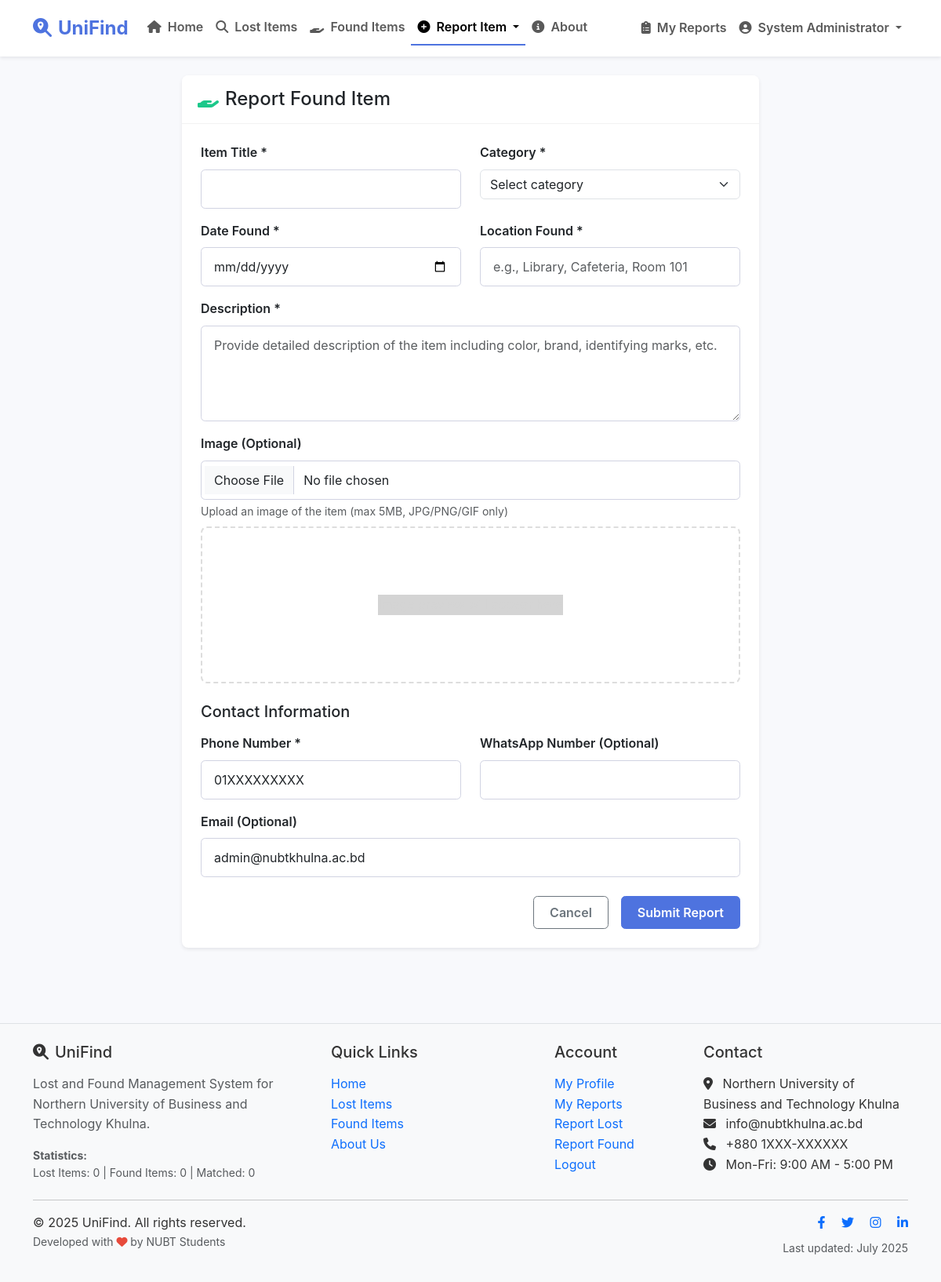
The page /report_found.php (signed in) on the database its author committed.
### tables this page shows
CREATE TABLE IF NOT EXISTS `users` (
  `id` int(11) NOT NULL AUTO_INCREMENT,
  `username` varchar(50) NOT NULL,
  `full_name` varchar(100) NOT NULL,
  `email` varchar(100) NOT NULL,
  `phone` varchar(20) NOT NULL,
  `department` int(11) NOT NULL,
  `password` varchar(255) NOT NULL,
  `role` enum('user','admin') NOT NULL DEFAULT 'user',
  `created_at` datetime NOT NULL DEFAULT CURRENT_TIMESTAMP,
  `updated_at` datetime DEFAULT NULL ON UPDATE CURRENT_TIMESTAMP,
  PRIMARY KEY (`id`),
  UNIQUE KEY `username` (`username`),
  UNIQUE KEY `email` (`email`)
);

### includes/auth.php (called while the page is built, shortened)
<?php
require_once 'db.php';
function isLoggedIn() {
    return isset($_SESSION['logged_in']) && $_SESSION['logged_in'] === true;
}
function getCurrentUser() {
    global $conn;
    $userId = $_SESSION['user_id'];
    $stmt = $conn->prepare("SELECT u.*, d.name as department_name
                           FROM users u
                           LEFT JOIN departments d ON u.department = d.id
                           WHERE u.id = ? LIMIT 1");
    $stmt->bind_param("i", $userId);
    $stmt->execute();
    $result = $stmt->get_result();
    return $result->fetch_assoc();
}
?>

### report_found.php (the view, shortened to what this page needs)
<?php
require_once 'includes/auth.php';
$user = getCurrentUser();
include 'includes/header.php';
?>
<div class="row">
    <div class="col-md-8 mx-auto">
        <div class="card shadow-sm">
            <div class="card-header bg-white py-3">
                <h4 class="card-title mb-0">
                    <i class="fas fa-hand-holding text-success me-2"></i>Report Found Item
                </h4>
            </div>
            <div class="card-body p-4">
                <form method="post" action="" enctype="multipart/form-data" class="needs-validation" novalidate>
                    <div class="row">
                        <div class="col-md-6 mb-3">
                            <label for="title" class="form-label">Item Title *</label>
                            <input type="text" class="form-control" id="title" name="title" required>
                        </div>
                        <div class="col-md-6 mb-3">
                            <label for="category_id" class="form-label">Category *</label>
                            <select class="form-select" id="category_id" name="category_id" required>
                                <option value="" selected disabled>Select category</option>
                            </select>
                        </div>
                    </div>
                    <div class="row">
                        <div class="col-md-6 mb-3">
                            <label for="date_found" class="form-label">Date Found *</label>
                            <input type="date" class="form-control date-picker" id="date_found" name="date_found" max="<?php echo date('Y-m-d'); ?>" required>
                        </div>
                        <div class="col-md-6 mb-3">
                            <label for="location" class="form-label">Location Found *</label>
                            <input type="text" class="form-control" id="location" name="location" placeholder="e.g., Library, Cafeteria, Room 101" required>
                        </div>
                    </div>
                    <div class="mb-3">
                        <label for="description" class="form-label">Description *</label>
                        <textarea class="form-control" id="description" name="description" rows="4" placeholder="Provide detailed description of the item including color, brand, identifying marks, etc." required></textarea>
                    </div>
                    <div class="mb-3">
                        <label for="image" class="form-label">Image (Optional)</label>
                        <input type="file" class="form-control custom-file-input" id="image" name="image" accept="image/*">
                        <div class="form-text">Upload an image of the item (max 5MB, JPG/PNG/GIF only)</div>
                        <div class="image-preview mt-2">
                            <div class="placeholder">Image preview will appear here</div>
                        </div>
                    </div>
                    <h5 class="mt-4 mb-3">Contact Information</h5>
                    <div class="row">
                        <div class="col-md-6 mb-3">
                            <label for="phone" class="form-label">Phone Number *</label>
                            <input type="tel" class="form-control" id="phone" name="phone" value="<?php echo htmlspecialchars($user['phone']); ?>" required>
                        </div>
                        <div class="col-md-6 mb-3">
                            <label for="whatsapp" class="form-label">WhatsApp Number (Optional)</label>
                            <input type="tel" class="form-control" id="whatsapp" name="whatsapp">
                        </div>
                    </div>
                    <div class="mb-4">
                        <label for="email" class="form-label">Email (Optional)</label>
                        <input type="email" class="form-control" id="email" name="email" value="<?php echo htmlspecialchars($user['email']); ?>">
                    </div>
                    <div class="d-grid gap-2 d-md-flex justify-content-md-end">
                        <a href="index.php" class="btn btn-outline-secondary me-md-2">Cancel</a>
                        <button type="submit" class="btn btn-primary">Submit Report</button>
                    </div>
                </form>
            </div>
        </div>
    </div>
</div>
<?php include 'includes/footer.php'; ?>

### includes/header.php (shortened to what this page needs)
<?php
require_once 'includes/db.php';
require_once 'includes/auth.php';
$current_page = basename($_SERVER['PHP_SELF']);
$current_user = null;
if (isLoggedIn()) {
    $current_user = getCurrentUser();
}
?>
<!DOCTYPE html>
<html lang="en">
<head>
    <link href="https://cdn.jsdelivr.net/npm/bootstrap@5.3.0/dist/css/bootstrap.min.css" rel="stylesheet">
    <link rel="stylesheet" href="https://cdnjs.cloudflare.com/ajax/libs/font-awesome/6.4.0/css/all.min.css">
    <link rel="stylesheet" href="assets/css/style.css">
</head>
<body>
    <nav class="navbar navbar-expand-lg navbar-light bg-white shadow-sm sticky-top">
        <div class="container">
            <a class="navbar-brand fw-bold text-primary" href="index.php">
                <i class="fas fa-search-location me-2"></i>UniFind
            </a>
            <div class="collapse navbar-collapse" id="navbarNav">
                <ul class="navbar-nav me-auto">
                    <li class="nav-item">
                        <a class="nav-link <?php echo $current_page == 'index.php' ? 'active' : ''; ?>" href="index.php">
                            <i class="fas fa-home me-1"></i> Home
                        </a>
                    </li>
                    <li class="nav-item">
                        <a class="nav-link <?php echo $current_page == 'search.php?type=lost' ? 'active' : ''; ?>" href="search.php?type=lost">
                            <i class="fas fa-search me-1"></i> Lost Items
                        </a>
                    </li>
                    <li class="nav-item">
                        <a class="nav-link <?php echo $current_page == 'search.php?type=found' ? 'active' : ''; ?>" href="search.php?type=found">
                            <i class="fas fa-hand-holding me-1"></i> Found Items
                        </a>
                    </li>
                    <?php if (isLoggedIn()): ?>
                        <li class="nav-item dropdown">
                            <a class="nav-link dropdown-toggle <?php echo ($current_page == 'report_lost.php' || $current_page == 'report_found.php') ? 'active' : ''; ?>" href="#" id="reportDropdown" role="button" data-bs-toggle="dropdown" aria-expanded="false">
                                <i class="fas fa-plus-circle me-1"></i> Report Item
                            </a>
                        </li>
                    <?php endif; ?>
                    <li class="nav-item">
                        <a class="nav-link <?php echo $current_page == 'about.php' ? 'active' : ''; ?>" href="about.php">
                            <i class="fas fa-info-circle me-1"></i> About
                        </a>
                    </li>
                </ul>
                <ul class="navbar-nav ms-auto">
                    <?php if (isLoggedIn()): ?>
                        <li class="nav-item">
                            <a class="nav-link <?php echo $current_page == 'my_reports.php' ? 'active' : ''; ?>" href="my_reports.php">
                                <i class="fas fa-clipboard-list me-1"></i> My Reports
                            </a>
                        </li>
                        <li class="nav-item dropdown">
                            <a class="nav-link dropdown-toggle" href="#" id="userDropdown" role="button" data-bs-toggle="dropdown" aria-expanded="false">
                                <i class="fas fa-user-circle me-1"></i>
                                <?php echo htmlspecialchars($current_user['full_name']); ?>
                            </a>
                        </li>
                    <?php endif; ?>
                </ul>
            </div>
        </div>
    </nav>
    <main class="container py-4">

### assets/css/style.css (style rules this page uses)
:root { --primary-color: #4e73df; --secondary-color: #f8f9fc; --accent-color: #f6c23e; --success-color: #1cc88a; --danger-color: #e74a3b; --dark-color: #5a5c69; --light-color: #f8f9fc; --border-radius: 0.5rem; --box-shadow: 0 0.15rem 1.75rem 0 rgba(58, 59, 69, 0.15); }
body { font-family: 'Nunito', -apple-system, BlinkMacSystemFont, 'Segoe UI', Roboto, 'Helvetica Neue', Arial, sans-serif; background-color: var(--secondary-color); color: #333; line-height: 1.6; }
.navbar { padding: 0.75rem 1rem; }
.navbar-brand { font-size: 1.5rem; font-weight: 700; }
.nav-link { font-weight: 600; padding: 0.5rem 1rem; transition: all 0.3s ease; }
.nav-link.active { color: var(--primary-color); border-bottom: 2px solid var(--primary-color); }
.card { border: none; border-radius: var(--border-radius); box-shadow: var(--box-shadow); transition: transform 0.3s ease, box-shadow 0.3s ease; margin-bottom: 1.5rem; overflow: hidden; }
.card-header { background-color: var(--light-color); border-bottom: 1px solid rgba(0, 0, 0, 0.05); padding: 1rem 1.25rem; font-weight: 700; }
.btn { border-radius: 0.35rem; padding: 0.5rem 1.25rem; font-weight: 600; transition: all 0.3s ease; }
.btn-primary { background-color: var(--primary-color); border-color: var(--primary-color); }
.form-control { border-radius: 0.35rem; padding: 0.75rem 1rem; border: 1px solid #d1d3e2; }
.form-label { font-weight: 600; margin-bottom: 0.5rem; }
.image-preview { width: 100%; height: 200px; border: 2px dashed #ddd; border-radius: var(--border-radius); display: flex; align-items: center; justify-content: center; margin-bottom: 1rem; overflow: hidden; position: relative; }
.image-preview .placeholder { color: #aaa; font-size: 1rem; text-align: center; }
.text-primary { color: var(--primary-color) !important; }
.text-success { color: var(--success-color) !important; }
.shadow-sm { box-shadow: 0 0.125rem 0.25rem 0 rgba(58, 59, 69, 0.1) !important; }

### rows shown on the page
users: full_name "System Administrator", phone "01XXXXXXXXX", email "admin@nubtkhulna.ac.bd"

### other values the page prints
$item_stats['total_lost'] "0"
$item_stats['total_found'] "0"
$item_stats['total_matched'] "0"
